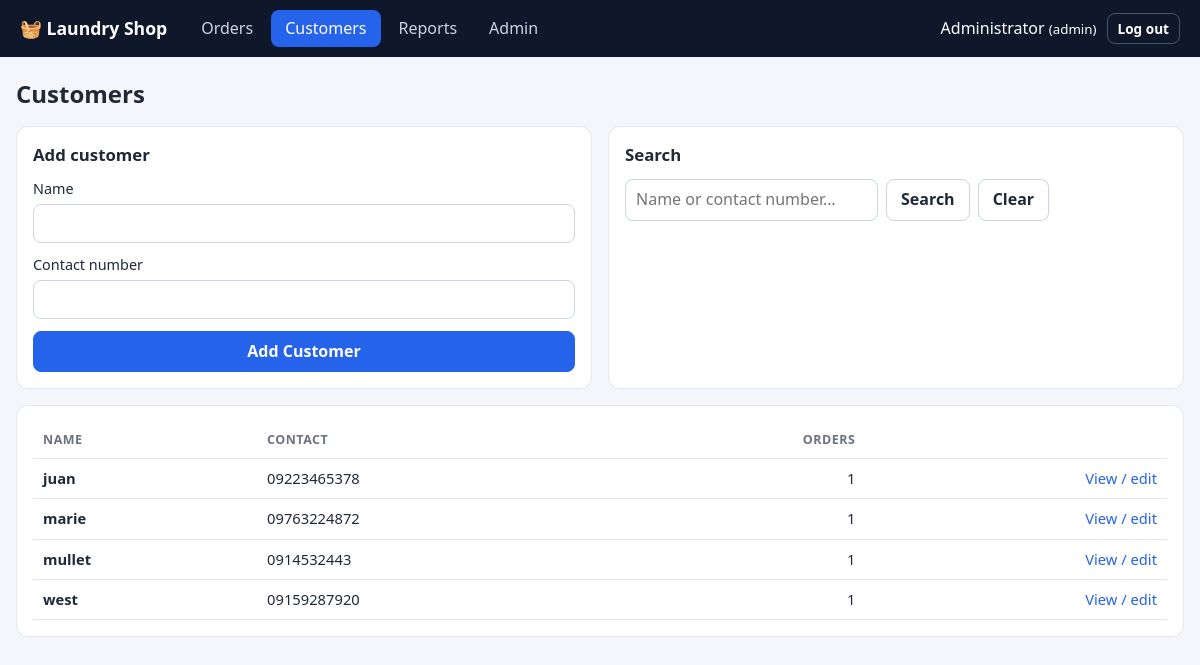
The page /customers (signed in) on the database its author committed.
### tables this page shows
CREATE TABLE customers (
    id         INTEGER PRIMARY KEY AUTOINCREMENT,
    name       TEXT NOT NULL,
    contact    TEXT NOT NULL DEFAULT '',
    created_at TEXT NOT NULL DEFAULT CURRENT_TIMESTAMP
);

### app.py (the view, shortened to what this page needs)
@app.route("/customers", methods=["GET", "POST"])
@login_required
def customers():
    q = request.args.get("q", "").strip()
    return render_template("customers.html", rows=db.list_customers(q), q=q)

### app.py (called while the page is built)
def csrf_token():
    if "_csrf" not in session:
        session["_csrf"] = secrets.token_hex(16)
    return session["_csrf"]

@app.before_request
def check_csrf():
    if request.method == "POST":
        sent, real = request.form.get("_csrf", ""), session.get("_csrf", "")
        if not real or not secrets.compare_digest(sent, real):
            abort(400, "Invalid or missing form token. Go back, refresh the page and try again.")

@app.context_processor
def inject_globals():
    return dict(
        user=session.get("user"), csrf_token=csrf_token, statuses=db.STATUSES,
        methods=db.PAYMENT_METHODS, pay_status=db.payment_status,
        shop_name=SHOP_NAME, shop_address=SHOP_ADDRESS, shop_contact=SHOP_CONTACT,
        balance_of=lambda o: max(round(o["total"] - o["paid"], 2), 0),
    )

def login_required(view):
    @wraps(view)
    def wrapper(*a, **kw):
        if not session.get("user"):
            return redirect(url_for("login"))
        return view(*a, **kw)
    return wrapper

### db.py (called while the page is built)
@contextmanager
def db():
    conn = sqlite3.connect(DB_PATH)
    conn.row_factory = sqlite3.Row
    conn.execute("PRAGMA foreign_keys = ON")
    try:
        yield conn
        conn.commit()
    except Exception:
        conn.rollback()
        raise
    finally:
        conn.close()

def list_customers(search=""):
    like = f"%{search}%"
    with db() as c:
        return c.execute(
            """SELECT c.*, (SELECT COUNT(*) FROM orders o WHERE o.customer_id = c.id) AS order_count
               FROM customers c
               WHERE c.name LIKE ? OR c.contact LIKE ?
               ORDER BY c.name COLLATE NOCASE""",
            (like, like),
        ).fetchall()

### templates/customers.html (shortened to what this page needs)
{% extends "base.html" %}
{% block content %}
<div class="page-head"><h1>Customers</h1></div>
<div class="grid2">
  <section class="card">
    <h2>Add customer</h2>
    <form method="post" class="stack">
      <label>Name <input name="name" required></label>
      <label>Contact number <input name="contact"></label>
      <button class="btn primary">Add Customer</button>
    </form>
  </section>
  <section class="card">
    <h2>Search</h2>
    <form method="get" class="inline-form">
      <input name="q" value="{{ q }}" placeholder="Name or contact number…">
      <button class="btn">Search</button>
      <a class="btn ghost" href="{{ url_for('customers') }}">Clear</a>
    </form>
  </section>
</div>
<div class="table-wrap card">
<table>
  <thead><tr><th>Name</th><th>Contact</th><th class="r">Orders</th><th></th></tr></thead>
  <tbody>
  {% for c in rows %}
  <tr><td><strong>{{ c.name }}</strong></td><td>{{ c.contact or '—' }}</td><td class="r">{{ c.order_count }}</td>
      <td class="r"><a href="{{ url_for('customer_detail', customer_id=c.id) }}">View / edit</a></td></tr>
  {% else %}<tr><td colspan="4" class="muted center">No customers found.</td></tr>{% endfor %}
  </tbody>
</table>
</div>
{% endblock %}

### static/style.css (style rules this page uses)
:root { --bg:#f4f6fb;--card:#fff;--text:#1f2937;--muted:#6b7280;--line:#e5e7eb;--primary:#2563eb;--primary-d:#1d4ed8;--danger:#dc2626;--ok:#15803d }
* { box-sizing:border-box }
body { margin:0;font-family:system-ui,-apple-system,"Segoe UI",Roboto,sans-serif;background:var(--bg);color:var(--text);line-height:1.45 }
a { color:var(--primary);text-decoration:none }
h1 { font-size:1.5rem;margin:0 }
h2 { font-size:1.05rem;margin:0 0 .75rem }
.r { text-align:right }
.card { background:var(--card);border:1px solid var(--line);border-radius:12px;padding:16px;margin-bottom:16px }
.page-head { display:flex;justify-content:space-between;align-items:center;margin-bottom:14px;gap:10px;flex-wrap:wrap }
.grid2 { display:grid;grid-template-columns:repeat(auto-fit,minmax(340px,1fr));gap:16px }
.grid2>.card { margin-bottom:0 }
.grid2 { margin-bottom:16px }
input,select { font:inherit;padding:8px 10px;border:1px solid #cbd5e1;border-radius:8px;background:#fff;max-width:100% }
label { display:flex;flex-direction:column;gap:4px;font-size:.9rem;font-weight:500 }
.btn { font:inherit;font-weight:600;padding:8px 14px;border-radius:8px;border:1px solid #cbd5e1;background:#fff;color:var(--text);cursor:pointer;display:inline-block }
.btn.primary { background:var(--primary);border-color:var(--primary);color:#fff }
.btn.ghost { background:transparent }
.inline-form { display:flex;gap:8px;flex-wrap:wrap;align-items:center;margin:0 }
.stack { display:flex;flex-direction:column;gap:12px }
.table-wrap { overflow-x:auto }
table { width:100%;border-collapse:collapse;font-size:.92rem }
th,td { padding:9px 10px;border-bottom:1px solid var(--line);text-align:left;white-space:nowrap }
th.r,td.r { text-align:right }
th { font-size:.78rem;text-transform:uppercase;letter-spacing:.04em;color:var(--muted) }

### rows shown on the page
customers: name "juan", contact "09223465378", order_count "1"
customers: name "marie", contact "09763224872", order_count "1"
customers: name "mullet", contact "0914532443", order_count "1"
customers: name "west", contact "09159287920", order_count "1"

### other values the page prints
{{ user.name }} "Administrator"
{{ user.role }} "admin"
